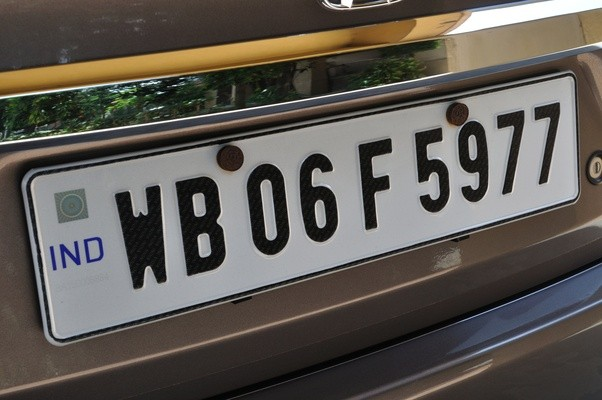
#> input picture numberplate/failed/test1.jpg, 602 x 400 px
$ python -i final.py   (imports and definitions only)   (Python 2 division)
#> lines starting #> are read from the running program, lines starting #| are printed output that depends on the picture; after the words box and inside, x2 and y2 are one past the last pixel; in counts of white or black regions, pixels touching at a corner belong together
import cv2
import numpy as np

def rectify(h):
	h = h.reshape((4,2))
	print h
	hnew = np.zeros((4,2),dtype = np.float32)
	add = h.sum(1)
	# print add
	hnew[0] = h[np.argmin(add)]
	hnew[2] = h[np.argmax(add)]
	diff = np.diff(h,axis = 1)
	hnew[1] = h[np.argmin(diff)]
	hnew[3] = h[np.argmax(diff)]
	return hnew


def working(image):
#> called with image = 'failed/test1.jpg'
	img = cv2.imread(image)
#> img is the input picture: shape (400, 602, 3); mean B, G, R 83.1, 88.9, 93.7
	original = img.copy()
	# print img
	img_gray = cv2.cvtColor(img,cv2.COLOR_BGR2GRAY)
	# removing noise
	img_gray = cv2.bilateralFilter(img_gray,9,75,75)
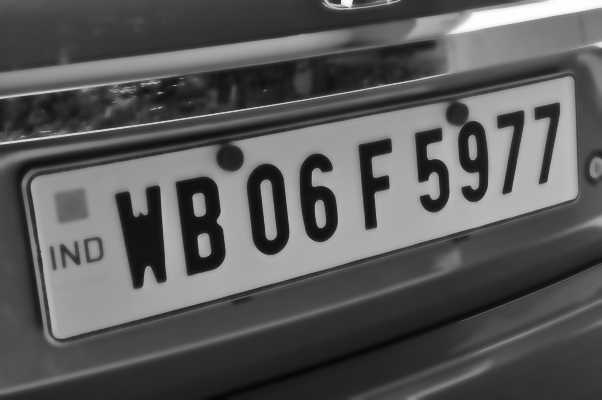
#> img_gray: shape (400, 602); min 5, max 255, mean 89.4
	equal_histogram = cv2.equalizeHist(img_gray)
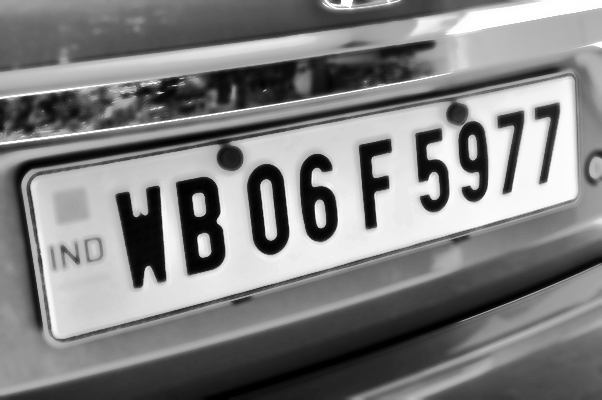
#> equal_histogram: shape (400, 602); min 0, max 255, mean 128.5

	kernel = cv2.getStructuringElement(cv2.MORPH_RECT,(5,5))
	morph_image = cv2.morphologyEx(equal_histogram,cv2.MORPH_OPEN,kernel,iterations=15)
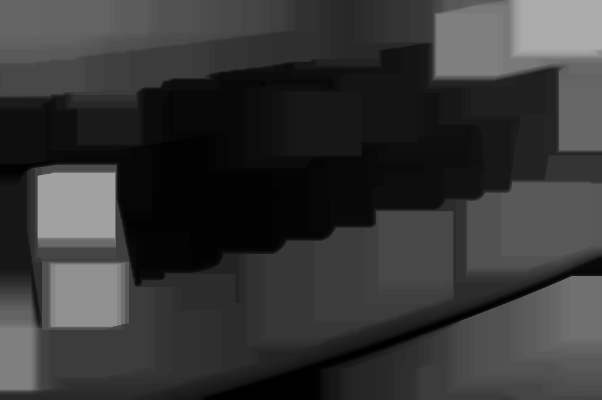
#> morph_image: shape (400, 602); min 0, max 171, mean 54.9

	sub_morp_image = cv2.subtract(equal_histogram,morph_image)
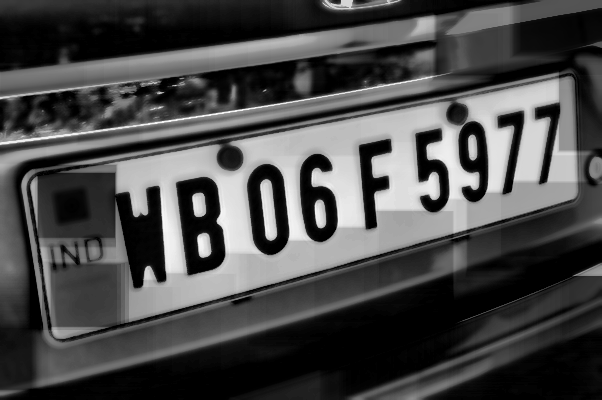
#> sub_morp_image: shape (400, 602); min 0, max 248, mean 73.5

	ret,thresh_image = cv2.threshold(sub_morp_image,0,255,cv2.THRESH_OTSU)
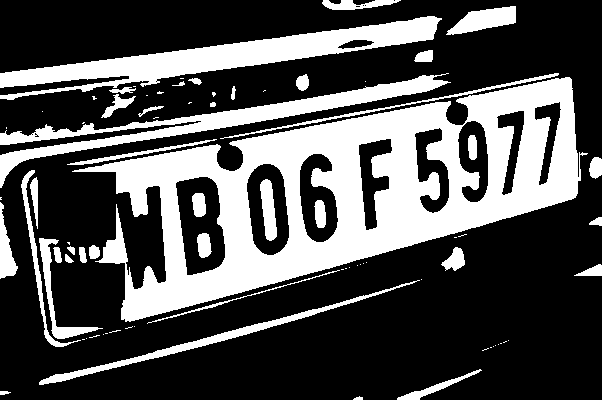
#> thresh_image: shape (400, 602); 31.9% white; 80 white regions (41 under 20 px), largest, box (x1, y1, x2, y2) and area: (72, 77, 588, 322) 46610, (0, 16, 442, 100) 10073, (0, 73, 451, 188) 7130
#> ret = 98
	canny_image = cv2.Canny(thresh_image,250,255)
#> canny_image: shape (400, 602); 4.6% white in thin lines or dots
	canny_image = cv2.convertScaleAbs(canny_image)

	kernel = np.ones((3,3), np.uint8)
	dilated_image = cv2.dilate(canny_image,kernel,iterations=1)
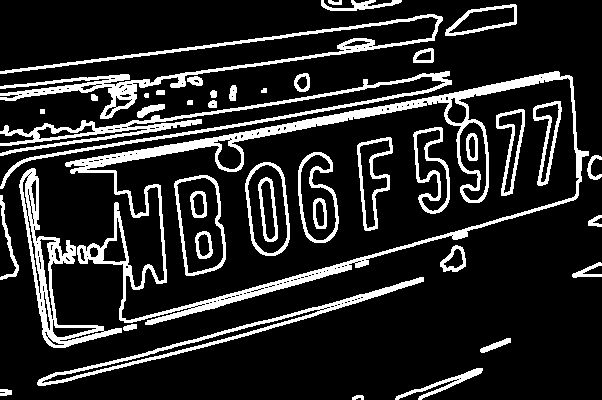
#> dilated_image: shape (400, 602); 15.6% white; 43 white regions

	contours, hierarchy = cv2.findContours(dilated_image, cv2.RETR_TREE, cv2.CHAIN_APPROX_SIMPLE)
#> contours = 232 contours, 151 with area under 20; largest, box (x1, y1, x2, y2) and area: (65, 71, 589, 325) 69466, (86, 77, 580, 321) 57398, (19, 168, 122, 348) 4062, (0, 14, 443, 119) 3985, (174, 175, 226, 276) 3970
	contours= sorted(contours, key = cv2.contourArea, reverse = True)[:10]
#> contours = 10 contours; largest, box (x1, y1, x2, y2) and area: (65, 71, 589, 325) 69466, (86, 77, 580, 321) 57398, (19, 168, 122, 348) 4062, (0, 14, 443, 119) 3985, (174, 175, 226, 276) 3970
	screenCnt = None
	approx = None
	for c in contours:
		peri = cv2.arcLength(c, True)
		approx = cv2.approxPolyDP(c, 0.06 * peri, True)
		if len(approx) == 4:  # Select the contour with 4 corners
  			screenCnt = approx
  			break
#> this loop made 3 passes
#> (peri, screenCnt) on pass 3: (637.8, [[27, 170], [44, 339], [121, 332], [56, 323]])
#> (peri, approx) on passes 1 to 2: (2024.5, [[572, 77], [78, 260]]), (1914.4, [[570, 80], [121, 317], [87, 168]])

  	# cv2.drawContours(img, [screenCnt], 0, (0, 255, 0), 3)
  	mask = np.zeros(img_gray.shape , np.uint8)
  	new_image = cv2.drawContours(mask , [screenCnt] , 0 , 255 , -1)
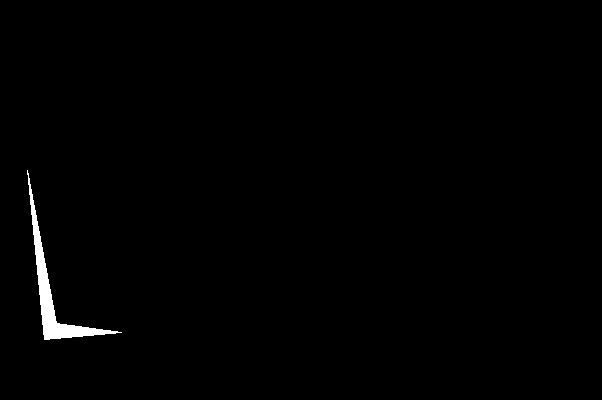
#> new_image: shape (400, 602); 0.81% white; 1 white region, box (x1, y1, x2, y2) and area: (27, 170, 122, 340) 1957
  	new_image = cv2.bitwise_and(img, img , mask =mask)
#> new_image: shape (400, 602, 3)

  	y,cr,cb = cv2.split(cv2.cvtColor(new_image,cv2.COLOR_BGR2YCR_CB))
  	y = cv2.equalizeHist(y)
  	final_img = cv2.cvtColor(cv2.merge([y,cr,cb]),cv2.COLOR_YCR_CB2BGR)

  	x,y,w,h = cv2.boundingRect(screenCnt)
#> x = 27; y = 170; w = 95; h = 170
	# cv2.rectangle(img,(x,y),(x+w,y+h),(0,255,0),2)

	approx =rectify(screenCnt)
#> in rectify, `h = h.reshape((4,2))`: h = [[27, 170], [44, 339], [121, 332], [56, 323]]
#| [[ 27 170]
#|  [ 44 339]
#|  [121 332]
#|  [ 56 323]]
#> in rectify, `add = h.sum(1)`: add = [197, 383, 453, 379]
#> in rectify, `diff = np.diff(h,axis = 1)`: diff = [143, 295, 211, 267]
#> approx = [[27, 170], [27, 170], [121, 332], [44, 339]]
  	pts = np.float32([[0,0],[200,0],[200,50],[0,50]])
	M = cv2.getPerspectiveTransform(approx , pts)
#> M = [[-0.0986, 0.00991, 0.976], [-0.0307, 0.00601, -0.193], [-0.000615, 0.00012, -0.00385]]
	dst = cv2.warpPerspective(original,M,(200,50))
#> dst: shape (50, 200, 3); every value is 5

	# final = cv2.resize(dst , (200,50))


  	# cv2.imshow('final_img' , final_img)
  	cv2.imshow('final___img',img)
  	cv2.imshow('final' , dst)


  	cv2.waitKey(0)
  	cv2.destroyAllWindows()


# [2 lines not run here, left out]

# working('russian.jpg')

>>> result = working('failed/test1.jpg')
